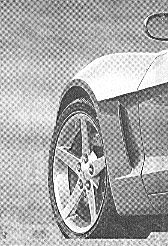
#> input picture AULA 2/Images/Car-Moire.png, 168 x 246 px
$ jupyter execute Fourier-NotchFilter.ipynb
#> lines starting #> are read from the running program, lines starting #| are printed output that depends on the picture
## Using the DFT

[cell 1]
import cv2
# to install cv2 use: pip install opencv-python
import math
import matplotlib.pyplot as plt
import numpy as np

### vectorial implementation of the notch filter

from https://stackoverflow.com/questions/65483030/notch-reject-filtering-in-python

[cell 2]
# shape: (W,H) are the width and height of the filter

# d0 is the radius of the filter expressed in pixels

# u_k and v_k are the center coordinates in the Fourier image plane for the notch filter
# u_k=0, v_k=0 correspond to the center of the shifted spectrum

def notch_reject_filter_vec(shape: tuple[int, int], d0: int, u_k: int, v_k: int):
    (W, H) = shape

    H_0_u = np.repeat(np.arange(W), H).reshape((W, H))
    H_0_v = np.repeat(np.arange(H), W).reshape((H, W)).transpose()

    D_uv = np.sqrt((H_0_u - W / 2 + u_k) ** 2 + (H_0_v - H / 2 + v_k) ** 2)
    D_muv = np.sqrt((H_0_u - W / 2 - u_k) ** 2 + (H_0_v - H / 2 - v_k) ** 2)

    selector_1 = D_uv <= d0
    selector_2 = D_muv <= d0

    selector = np.logical_or(selector_1, selector_2)

    H = np.ones((W, H, 2), np.uint8)
    H[selector] = 0

    return H

[cell 3]
fname = 'Images/Car-Moire.png'
img = cv2.imread(fname,cv2.IMREAD_GRAYSCALE)
#> img is the input picture: shape (246, 168); min 0, max 255, mean 169.7
print('Image Shape =', img.shape)
#| Image Shape = (246, 168)

[cell 4]
# convert the image representation to SPFP
img_float32 = np.float32(img)

[cell 5]
# compute the DFT
# Note that the computed DFT has 2 channels :
# dft[:,:,0] - real values
# dft[:,:,1] - imaginary values
dft = cv2.dft(img_float32, flags = cv2.DFT_COMPLEX_OUTPUT)
# recenter the DFT , such that the center is (0,0)
dft_shift = np.fft.fftshift(dft)
# compute the frequency spectrum
# module of the complex value
magnitude_spectrum = cv2.magnitude(dft_shift[:,:,0],dft_shift[:,:,1])
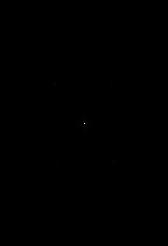
#> magnitude_spectrum: shape (246, 168) float32; min 21.81, max 7012254, mean 5872.5; drawn with min black and max white
# compute the logarith of magnitude such that smaller values are visible
magnitude_spectrum = 20*np.log(magnitude_spectrum)
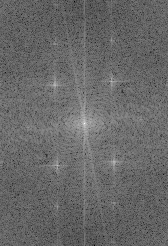
#> magnitude_spectrum: shape (246, 168) float32; min 61.64, max 315.3, mean 165.5; drawn with min black and max white

[cell 6]
# display the image and the spectrum
fig = plt.figure(figsize=(15,5))
plt.subplot(121),plt.imshow(img, cmap = 'gray')
plt.title('Input Image'), plt.xticks([]), plt.yticks([])
plt.subplot(122),plt.imshow(magnitude_spectrum, cmap = 'gray')
plt.title('Magnitude Spectrum'), plt.xticks([]), plt.yticks([])
plt.show()
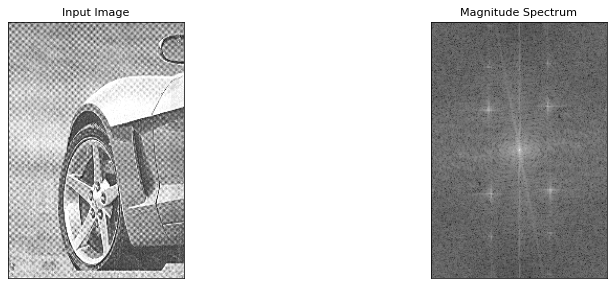
#> figure drawn by matplotlib, 2 panels

### Apply Notch filters

[cell 7]
# several notch filters can be composited by multiplication

# fill in the following lists to compose multiple notch filters

d0_list = [9]
u_k_list = [38]
v_k_list = [30]

H = notch_reject_filter_vec (img.shape, d0_list[0], u_k_list[0], v_k_list[0])

for d0, u_k, v_k in zip (d0_list[1:], u_k_list[1:], v_k_list[1:]):
    Haux = notch_reject_filter_vec (img.shape, d0, u_k, v_k)

    H *= Haux

# apply mask and inverse DFT
dft_masked = dft_shift*H
# do not forget to undo the centering of the transform
dft_masked_ishift = np.fft.ifftshift(dft_masked)
img_back = cv2.idft(dft_masked_ishift)

# img_back should only have real values
# but let's make sure due to rounding and representation errors
img_back = cv2.magnitude(img_back[:,:,0],img_back[:,:,1])
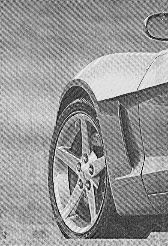
#> img_back: shape (246, 168) float32; min 21942.1, max 11937409, mean 7012414.5; drawn with min black and max white

[cell 8]
# compute the DFT of the processed image (img_back)
# Note that the computed DFT has 2 channels :
# dft[:,:,0] - real values
# dft[:,:,1] - imaginary values
dft_proc = cv2.dft(img_back, flags = cv2.DFT_COMPLEX_OUTPUT)
# recenter the DFT , such that the center is (0,0)
dft_proc_shift = np.fft.fftshift(dft_proc)
# compute the frequency spectrum
# module of the complex value
filtered_spectrum = cv2.magnitude(dft_proc_shift[:,:,0],dft_proc_shift[:,:,1])
# compute the logarith of magnitude such that smaller values are visible
filtered_spectrum = 20*np.log(filtered_spectrum)

[cell 9]
# compute the frequency spectrum of the MASK,
# just for display purposes
# module of the complex value
mask_spectrum = np.sqrt(np.power(H[:,:,0],2)+np.power(H[:,:,1],2))
# compute the logarith of magnitude such that smaller values are visible
mask_spectrum = 20*np.log(mask_spectrum+0.0001)

[cell 10]
# display the image and the spectrum
fig = plt.figure(figsize=(15,23))
plt.subplot(321),plt.imshow(img, cmap = 'gray')
plt.title('Input Image'), plt.xticks([]), plt.yticks([])
plt.subplot(322),plt.imshow(magnitude_spectrum, cmap = 'gray')
plt.title('Input Spectrum'), plt.xticks([]), plt.yticks([])
plt.subplot(323),plt.imshow(mask_spectrum, cmap = 'gray')
plt.title('Filter Spectrum'), plt.xticks([]), plt.yticks([])
plt.subplot(325),plt.imshow(img_back, cmap = 'gray')
plt.title('Filtered Image'), plt.xticks([]), plt.yticks([])
plt.subplot(326),plt.imshow(filtered_spectrum, cmap = 'gray')
plt.title('Filtered Spectrum'), plt.xticks([]), plt.yticks([])
plt.show()
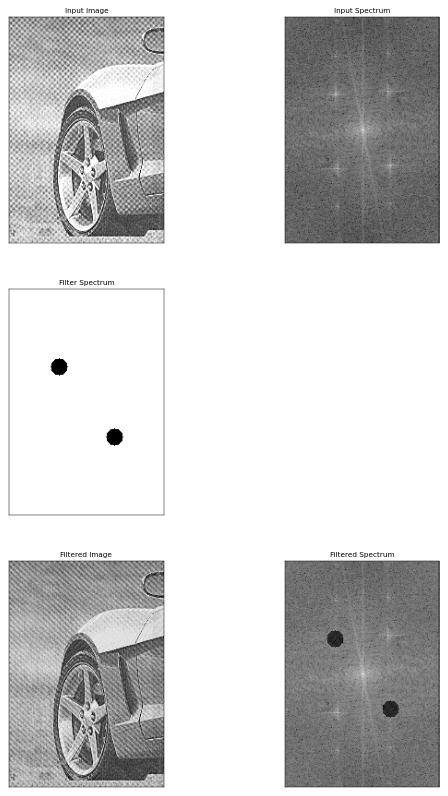
#> figure drawn by matplotlib, 5 panels

$ run again, with AULA 2/Images/pagode-noisy.png copied over AULA 2/Images/Car-Moire.png
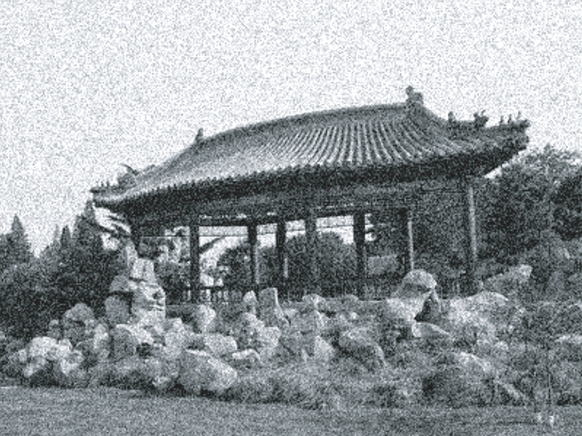
#> input picture AULA 2/Images/pagode-noisy.png, 1164 x 872 px (shown at 1/2 size)
#| Image Shape = (872, 1164)
#> `magnitude_spectrum = 20*np.log(magnitude_spectrum)`:
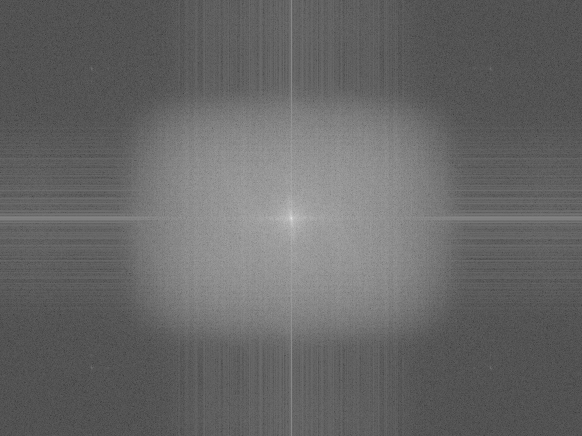
#> magnitude_spectrum: shape (872, 1164) float32 (shown at 1/2 size); min -14.35, max 377.2, mean 143.5; drawn with min black and max white
#> `filtered_spectrum = 20*np.log(filtered_spectrum)`:
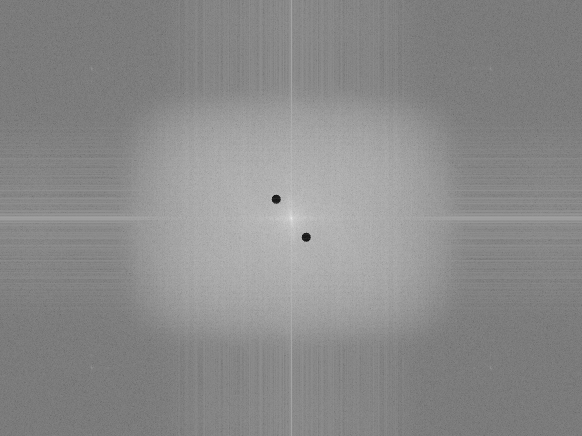
#> filtered_spectrum: shape (872, 1164) float32 (shown at 1/2 size); min 140.9, max 653.9, mean 419.9; drawn with min black and max white
